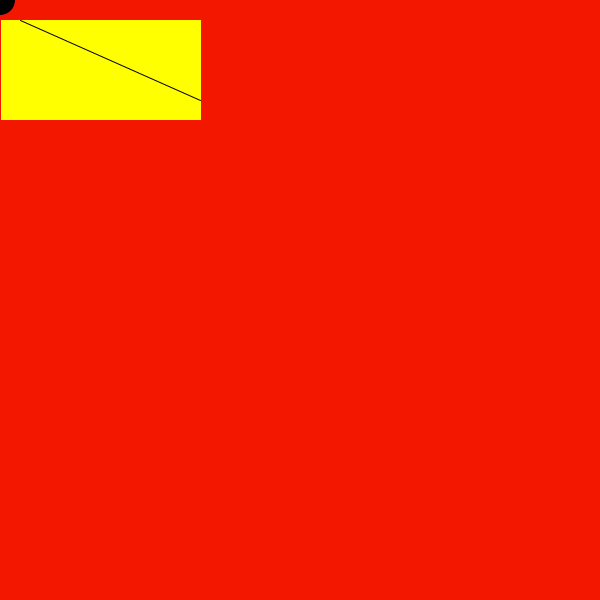
Frame 1 (no input)
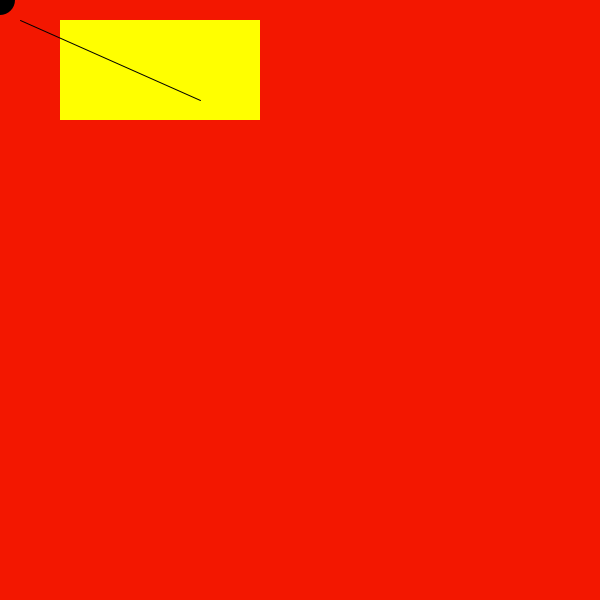
Frame 60 (the mouse pressed at the canvas centre just before this capture)
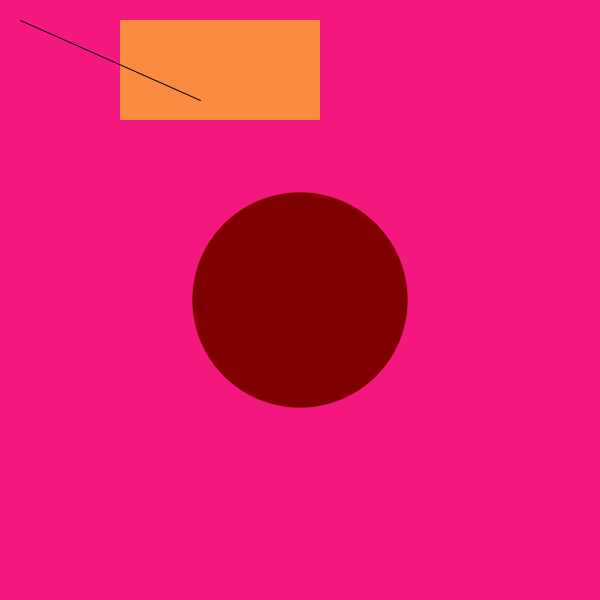
Frame 120 (the mouse held since frame 60 and released just before this capture)

The Processing sketch that drew these frames (run headless with seeded random() and noise(); from frame 60 on, the mouse is pressed at the canvas centre):

// Processing sketch: mouseBG
// ── mouseBG.pde
void setup() {
  //fullScreen();  
  size(600, 600);
}

void draw() {
  
  // Scaling numbers using map():
  float redValue = map(mouseX, 0, 599, 0, 255);
  float rectangleOpacity = map(mouseX, 0, 599, 255, 0);
  float ellipseSize = map(mouseY, 0, 599, 30, 400);
  
  background(243, 23, redValue);
  noStroke();
  fill(255, 255, 0, rectangleOpacity);
  // Move the rectangle according to the frame number (moves on its own!) 
  rect(frameCount, 20, 200, 100);
  
  fill(redValue, 0, 0);
  ellipse(mouseX, mouseY, ellipseSize, ellipseSize);
  
  stroke(0);
  line(20, 20, 200, 100);
}
